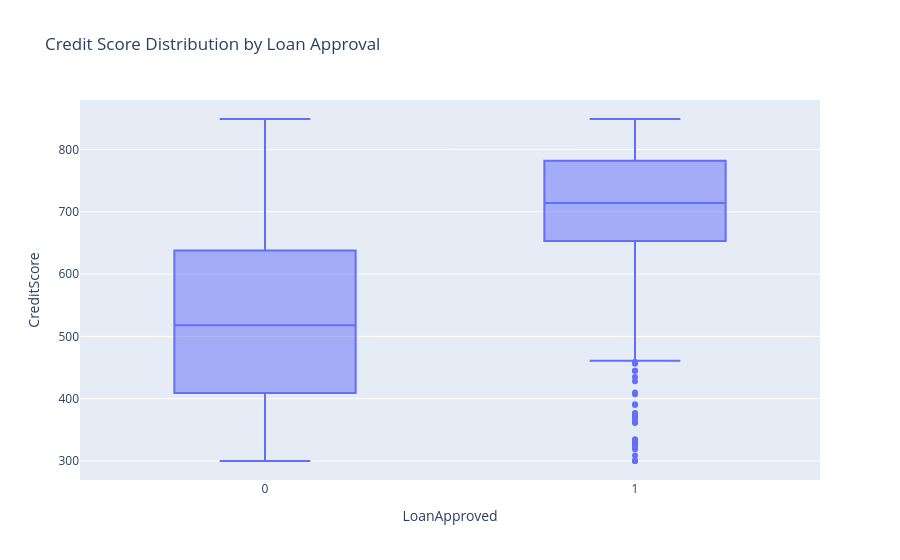

Notebook code for this chart:
### Code cell
px.box(df, x='LoanApproved', y='CreditScore',
             title='Credit Score Distribution by Loan Approval')

#Credit Score Distribution by Approval

### Figure 1 — Plotly figure (JSON) as saved in the notebook; plotly's stock layout.template omitted (floating-point values rounded to 4 significant figures; data arrays with more than 128 entries replaced by an {"elided": "..."} marker saying what was removed)
{"data": [{"alignmentgroup": "True", "hovertemplate": "LoanApproved=%{x}<br>CreditScore=%{y}<extra></extra>", "legendgroup": "", "marker": {"color": "#636efa"}, "name": "", "notched": false, "offsetgroup": "", "orientation": "v", "showlegend": false, "type": "box", "x": {"elided": "5000 int values"}, "x0": " ", "xaxis": "x", "y": {"elided": "5000 float values"}, "y0": " ", "yaxis": "y"}], "layout": {"boxmode": "group", "legend": {"tracegroupgap": 0}, "title": {"text": "Credit Score Distribution by Loan Approval"}, "xaxis": {"anchor": "y", "domain": [0, 1], "title": {"text": "LoanApproved"}}, "yaxis": {"anchor": "x", "domain": [0, 1], "title": {"text": "CreditScore"}}}}
